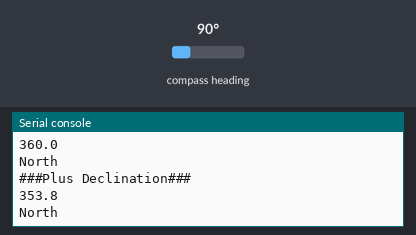
Bench run of a program on a simulated Raspberry Pi Pico running MicroPython. On the bench: the last lines printed to the serial console. Inputs (shaded band) come from the test bench; at power-on: compass heading 90°.

Above: at 1.2 s.
1.3 s: compass heading set to 7°
At 1.53 s:
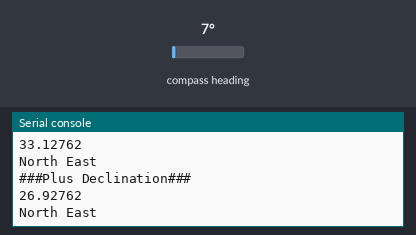
3.0 s: compass heading set to 180°
At 3.05 s:
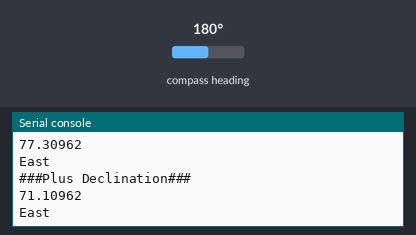
4.9 s: compass heading set to 269°
At 4.98 s:
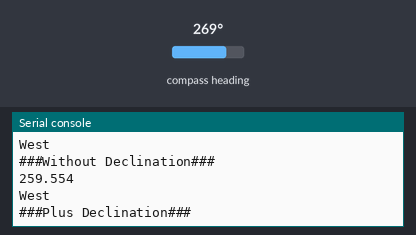
6.6 s: compass heading set to 352°
At 6.61 s:
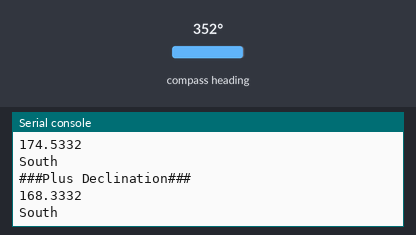
Timing chart, 0 to 9.3 s (numbered marks = the images above; inputs shaded):
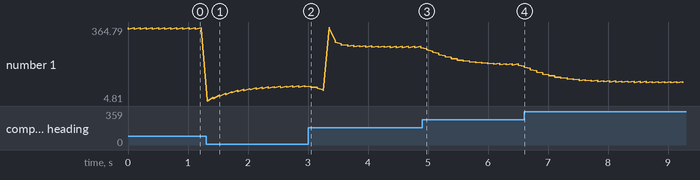

Measured:
- after the input at 1.3 s, the serial console: prints a new line at once (image 1)
- after the input at 3.0 s, the serial console: prints a new line after 0.05 s (image 2)
- plotted number 1: 353.8 → 73.46 after the input at 1.3 s, 73.46 → 264.29 after the input at 3.0 s

The program:

compass.py
```python
"""
    This is from
    https://www.instructables.com/How-to-Find-Heading-Angle-From-MPU9250-With-Raspbe/
    library is:
    https://github.com/kevinmcaleer/mpu9250
"""
from machine import I2C, Pin
import math
import utime

from mpu9250 import MPU9250

i2c = I2C(0, sda=Pin(4), scl=Pin(5), freq=400000)
sensor = MPU9250(i2c)
filtered_magx, filtered_magy = 0, 0
DECLINATION = -1 * 6.20

# Want to thank Kevin McAleer

def low_pass_filter(prev_value, new_value):
    return 0.85 * prev_value + 0.15 * new_value


def compass(angle):
    if angle > 337 or angle <= 22:
        direction = 'North'
    elif angle > 22 and angle <= 67:
        direction = 'North East'
    elif angle > 67 and angle <= 112:
        direction = "East"
    elif angle > 112 and angle <= 157:
        direction = "South East"
    elif angle > 157 and angle <= 202:
        direction = "South"
    elif angle > 202 and angle <= 247:
        direction = "South West"
    elif angle > 247 and angle <= 292:
        direction = "West"
    elif angle > 292 and angle <= 337:
        direction = "North West"
    return direction


#sensor.ak8963.calibrate()

while True:

    # We do not need the z value
    magx_new, magy_new, _ = sensor.magnetic

    filtered_magx = low_pass_filter(filtered_magx, magx_new)
    filtered_magy = low_pass_filter(filtered_magy, magy_new)

    heading_angle_in_degrees = math.atan2(filtered_magx, filtered_magy) * (180 / math.pi)
    heading_angle_in_degrees_plus_declination = heading_angle_in_degrees + DECLINATION

    if heading_angle_in_degrees_plus_declination < 0:
        heading_angle_in_degrees += 360
        heading_angle_in_degrees_plus_declination += 360

    print('###Without Declination###')
    print(heading_angle_in_degrees)
    print(compass(heading_angle_in_degrees))
    print('###Plus Declination###')
    print(heading_angle_in_degrees_plus_declination)
    print(compass(heading_angle_in_degrees_plus_declination))

    utime.sleep_ms(100)
```
